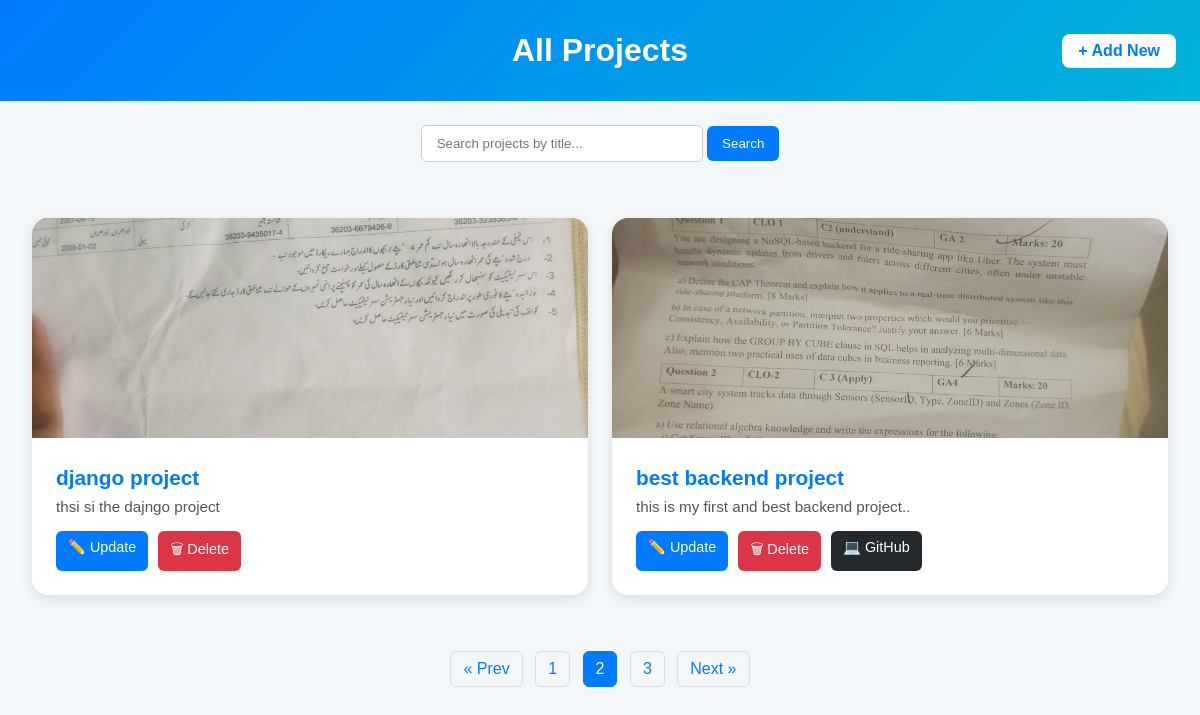
/accounts/projects/?page=2, run on an earlier commit of the app's database.
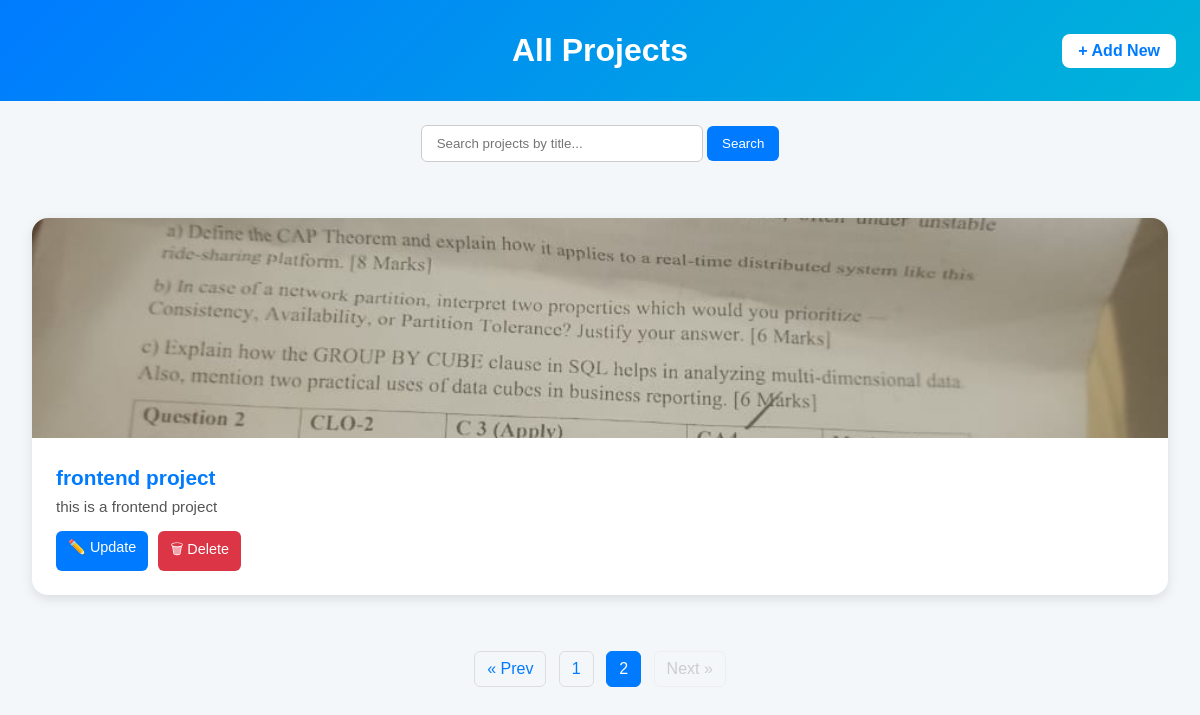
And on a later commit of the database.
### accounts/models.py (models this page shows, shortened)
class Project(models.Model):
    owner = models.ForeignKey(CustomUser, on_delete=models.CASCADE, null=True, blank=True)
    title = models.CharField(max_length=200)
    slug = models.SlugField(unique=True, blank=True)
    description = models.TextField()
    image = models.ImageField(upload_to='projects/', blank=True, null=True)
    tags = models.ManyToManyField(Tag, blank=True)
    demo_link = models.URLField(blank=True, null=True)
    github_link = models.URLField(blank=True, null=True)
    published = models.BooleanField(default=False)
    updated_at = models.DateTimeField(auto_now=True)
    created = models.DateTimeField(auto_now_add=True)

### accounts/views.py (the view)
# urls.py: path('projects/',views.project_list,name='project_list'),
def project_list(request):
    projects = Project.objects.all().order_by('-created')
    search_query=request.GET.get('search','')
    if search_query:
        projects=projects.filter(title__icontains=search_query)
    tag_filter=request.GET.get('tag','')
    if tag_filter:
        projects=projects.filter(tags__name__icontains=tag_filter)
    published_filter=request.GET.get('published','')
    if published_filter == 'true':
        projects=projects.filter(published=True)
    elif published_filter == 'false':
        projects=projects.filter(published=False)
    per_page=2
    paginator=Paginator(projects,per_page)
    page_number=request.GET.get('page')
    page_obj=paginator.get_page(page_number)
    context={
        'projects':projects,
        'page_obj':page_obj,
        'paginator':paginator
    }
    return render(request, 'accounts/project_list.html',context)

### accounts/templates/accounts/project_list.html (shortened to what this page needs)
{% load static %}
<!DOCTYPE html>
<html lang="en">
<head>
</head>
<body>
  <header>
    <h1>All Projects</h1>
    <a href="{% url 'create_project' %}" class="add-btn">+ Add New</a>
  </header>
  <section class="search-section">
    <form method="get" action="{% url 'project_list' %}">
      <input
        type="text"
        name="search"
        placeholder="Search projects by title..."
        value="{{ request.GET.search|default:'' }}"
      >
      <button type="submit">Search</button>
    </form>
  </section>
  <section class="projects-container">
    {% for project in page_obj %}
      <div class="project-card">
        {% if project.image %}
          <img src="{{ project.image.url }}" alt="{{ project.title }}" class="project-image">
        {% endif %}
        <div class="project-content">
          <h2 class="project-title">{{ project.title }}</h2>
          <p class="project-description">{{ project.description|truncatewords:25 }}</p>
          <div class="project-actions">
            <a href="{% url 'update_project' project.id %}" class="btn-update">✏️ Update</a>
            <a href="{% url 'delete_project' project.id %}" class="btn-delete">🗑 Delete</a>
            {% if project.github_link %}
              <a href="{{ project.github_link }}" target="_blank" class="btn-github">💻 GitHub</a>
            {% endif %}
          </div>
        </div>
      </div>
    {% empty %}
      <p style="text-align:center;">No projects found.</p>
    {% endfor %}
  </section>
  <div class="pagination">
    {% if page_obj.has_previous %}
      <a href="?page={{ page_obj.previous_page_number }}{% if request.GET.search %}&search={{ request.GET.search }}{% endif %}">« Prev</a>
    {% else %}
      <span class="disabled">« Prev</span>
    {% endif %}
    {% for num in page_obj.paginator.page_range %}
      {% if page_obj.number == num %}
        <span class="current">{{ num }}</span>
      {% else %}
        <a href="?page={{ num }}{% if request.GET.search %}&search={{ request.GET.search }}{% endif %}">{{ num }}</a>
      {% endif %}
    {% endfor %}
    {% if page_obj.has_next %}
      <a href="?page={{ page_obj.next_page_number }}{% if request.GET.search %}&search={{ request.GET.search }}{% endif %}">Next »</a>
    {% else %}
      <span class="disabled">Next »</span>
    {% endif %}
  </div>
</body>
</html>

What changed in the data, as far as the page shows it:
removed Project: image (picture), title "django project", description "thsi si the dajngo project"
no longer on this page (row unchanged): Project: image (picture), title "best backend project", description "this is my first and best backend project.."
now on this page (row unchanged): Project: image (picture), title "frontend project", description "this is a frontend project"
Also different on the page:
list line gone: "3"
